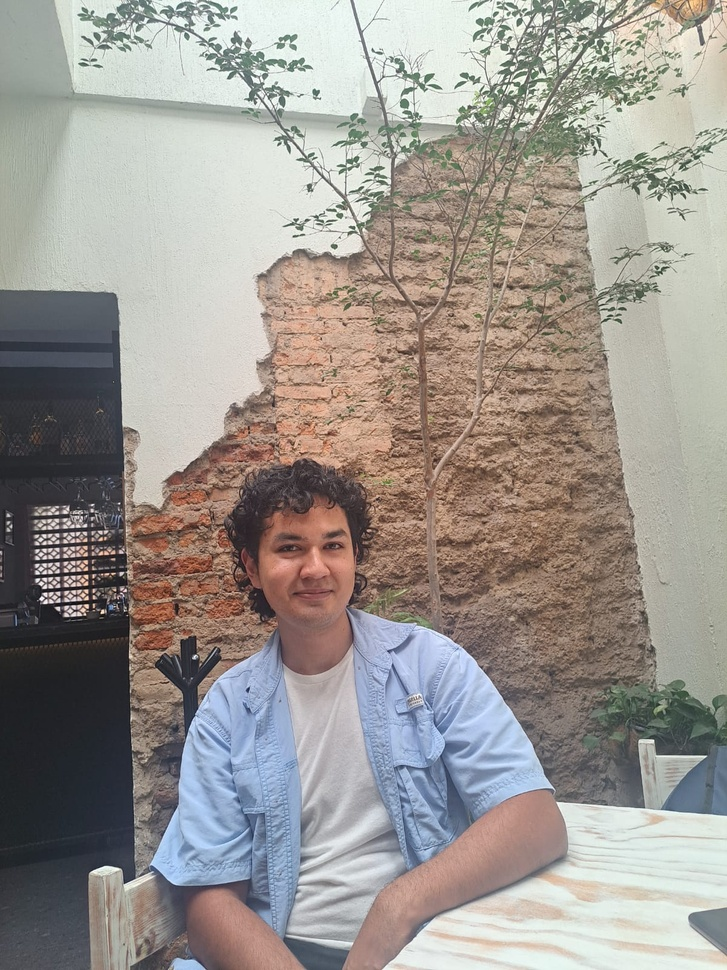
#> input picture Paracaidas/Foto.jpg, 727 x 970 px, shrunk from 1200 x 1600 before the run
$ jupyter execute cd.ipynb
#> lines starting #> are read from the running program, lines starting #| are printed output that depends on the picture
[cell 1]
from PIL import Image, ImageEnhance

# Load the image
image_path = 'Foto.jpg'
original_image = Image.open(image_path)
#> original_image is the input picture: PIL image 727x970 RGB; mean R, G, B 155.5, 150.4, 145.1

# Enhance the brightness, contrast, and color
enhancer = ImageEnhance.Brightness(original_image)
brightened_image = enhancer.enhance(1.25)  # Increase brightness
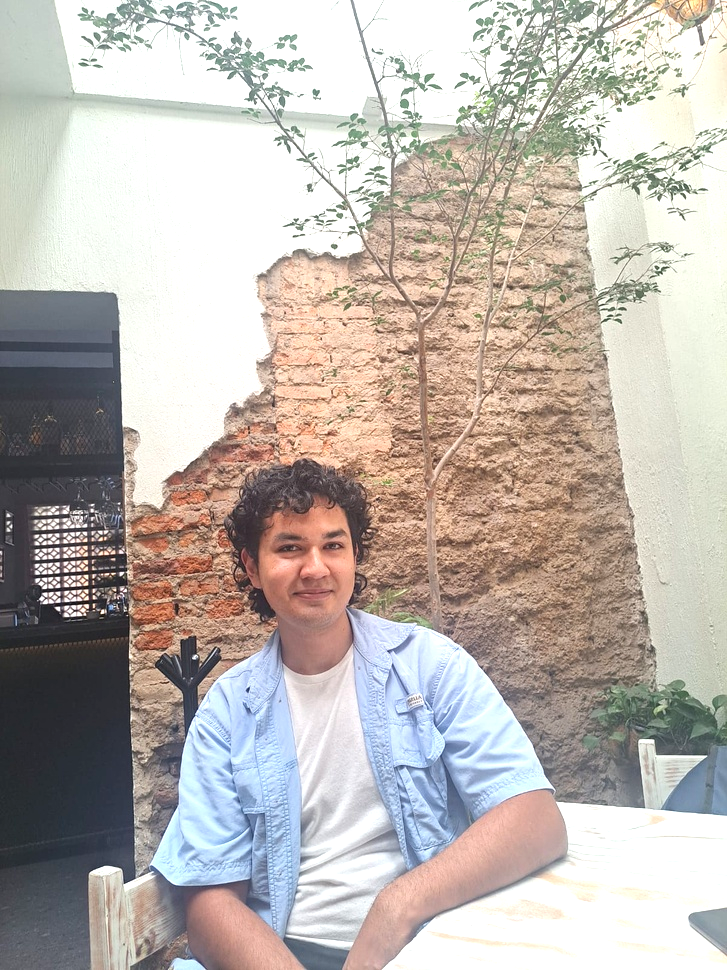
#> brightened_image: PIL image 727x970 RGB; mean R, G, B 189, 181.8, 176

enhancer = ImageEnhance.Contrast(brightened_image)
contrasted_image = enhancer.enhance(1.2)  # Increase contrast
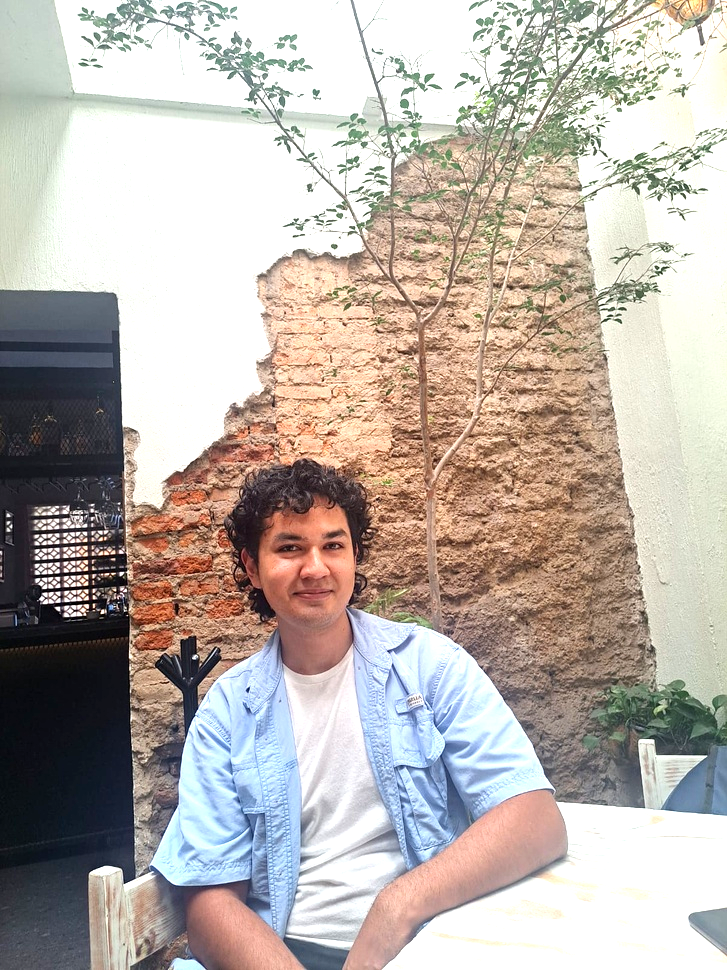
#> contrasted_image: PIL image 727x970 RGB; mean R, G, B 186, 177.4, 170.7

enhancer = ImageEnhance.Color(contrasted_image)
color_image = enhancer.enhance(1.1)  # Slightly increase the color saturation

# Save the enhanced image
enhanced_image_path = 'Enhanced_Image.jpg'
color_image.save(enhanced_image_path)

enhanced_image_path
